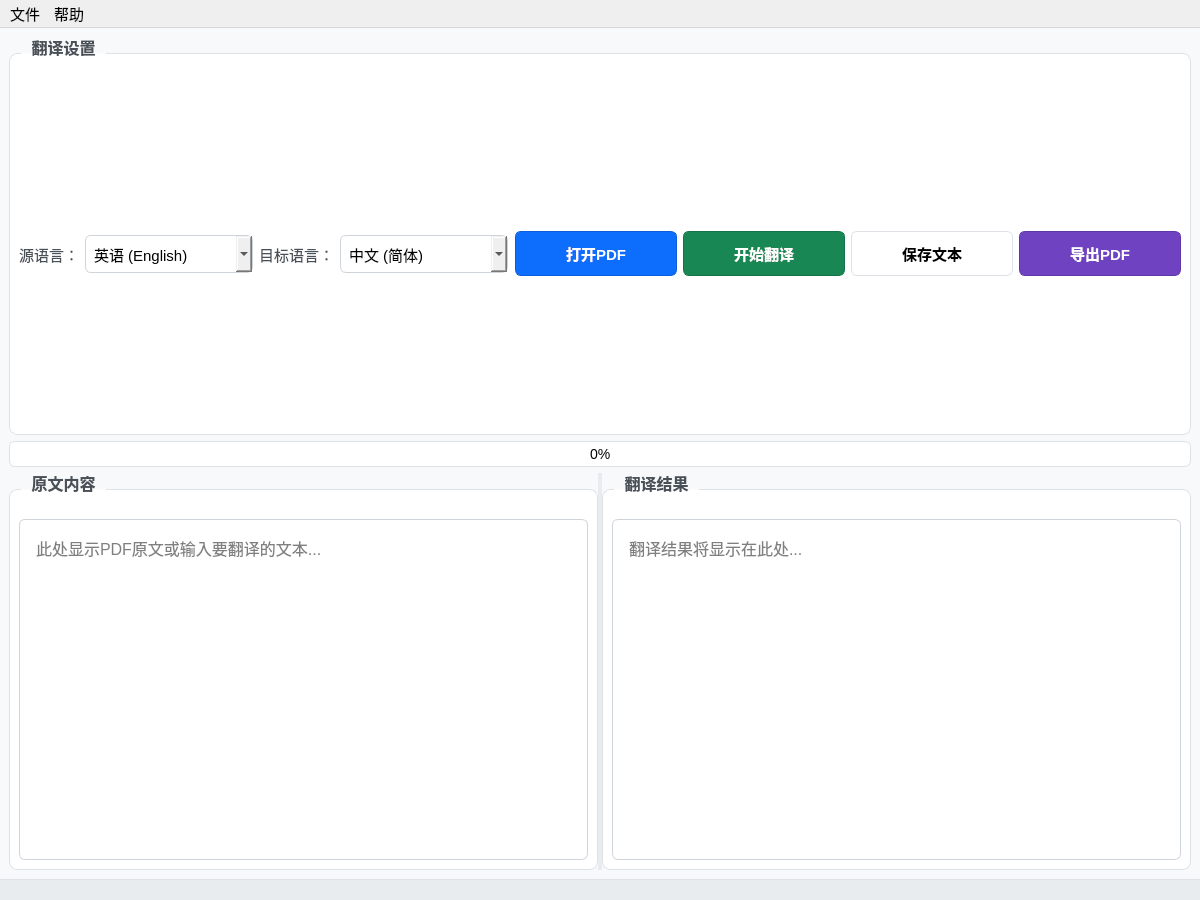
<?xml version="1.0" encoding="UTF-8"?>
<ui version="4.0">
  <class>MainWindow</class>
  <widget class="QMainWindow" name="MainWindow">
    <property name="geometry">
      <rect>
        <x>0</x>
        <y>0</y>
        <width>1200</width>
        <height>900</height>
      </rect>
    </property>
    <property name="minimumSize">
      <size>
        <width>1000</width>
        <height>750</height>
      </size>
    </property>
    <property name="windowTitle">
      <string>学术文献翻译工具</string>
    </property>
    <property name="styleSheet">
      <string notr="true">
        /* 基础样式 */
        * {
          font-family: 'Microsoft YaHei', 'Segoe UI', sans-serif;
          font-size: 15px;
        }
        
        /* 主窗口 */
        QMainWindow {
          background-color: #F8F9FA;
          color: #212529;
        }
        
        /* 按钮通用样式 */
        QPushButton {
          min-width: 120px;
          padding: 10px 20px;
          border-radius: 6px;
          font-size: 15px;
          font-weight: 500;
          border: 1px solid #DEE2E6;
          background: white;
        }
        
        /* 主操作按钮 */
        #open_pdf_btn {
          background-color: #0D6EFD;
          color: white;
          border-color: #0B5ED7;
        }
        #open_pdf_btn:hover {
          background-color: #0B5ED7;
        }
        
        /* 翻译按钮 */
        #translate_btn {
          background-color: #198754;
          color: white;
          border-color: #157347;
        }
        #translate_btn:hover {
          background-color: #157347;
        }
        
        /* 导出按钮 */
        #export_pdf_btn {
          background-color: #6F42C1;
          color: white;
          border-color: #5E38A8;
        }
        #export_pdf_btn:hover {
          background-color: #5E38A8;
        }
        
        /* 文本编辑区 */
        QTextEdit {
          background-color: white;
          border: 1px solid #CED4DA;
          border-radius: 6px;
          padding: 12px;
          font-size: 16px;
          selection-background-color: #0D6EFD;
          selection-color: white;
        }
        
        /* 组合框 */
        QComboBox {
          padding: 8px;
          min-width: 150px;
          font-size: 15px;
          border: 1px solid #CED4DA;
          border-radius: 6px;
        }
        
        /* 进度条 */
        QProgressBar {
          height: 24px;
          text-align: center;
          font-size: 14px;
          border-radius: 6px;
          border: 1px solid #DEE2E6;
        }
        QProgressBar::chunk {
          background-color: #198754;
          border-radius: 5px;
        }
        
        /* 分组框 */
        QGroupBox {
          border: 1px solid #DEE2E6;
          border-radius: 8px;
          margin-top: 16px;
          padding-top: 20px;
          background: white;
          font-size: 16px;
          font-weight: bold;
        }
        QGroupBox::title {
          color: #495057;
          subcontrol-origin: margin;
          left: 12px;
          padding: 0 8px;
        }
        
        /* 标签 */
        QLabel {
          font-size: 15px;
          color: #495057;
        }
        
        /* 分割线 */
        QSplitter::handle {
          background: #E9ECEF;
          width: 3px;
        }
        
        /* 状态栏 */
        QStatusBar {
          background: #E9ECEF;
          color: #6C757D;
          font-size: 14px;
          border-top: 1px solid #DEE2E6;
        }
      </string>
    </property>
    <widget class="QWidget" name="centralwidget">
      <layout class="QVBoxLayout" name="verticalLayout" spacing="15" margin="15">
        <item>
          <widget class="QGroupBox" name="controlGroup">
            <property name="title">
              <string>翻译设置</string>
            </property>
            <layout class="QHBoxLayout" name="horizontalLayout" spacing="15">
              <item>
                <widget class="QLabel" name="srcLangLabel">
                  <property name="text">
                    <string>源语言：</string>
                  </property>
                </widget>
              </item>
              <item>
                <widget class="QComboBox" name="src_lang_combo">
                  <item>
                    <property name="text">
                      <string>英语 (English)</string>
                    </property>
                  </item>
                  <item>
                    <property name="text">
                      <string>中文 (简体)</string>
                    </property>
                  </item>
                  <item>
                    <property name="text">
                      <string>日语 (日本語)</string>
                    </property>
                  </item>
                  <item>
                    <property name="text">
                      <string>法语 (Français)</string>
                    </property>
                  </item>
                </widget>
              </item>
              <item>
                <widget class="QLabel" name="targetLangLabel">
                  <property name="text">
                    <string>目标语言：</string>
                  </property>
                </widget>
              </item>
              <item>
                <widget class="QComboBox" name="target_lang_combo">
                  <item>
                    <property name="text">
                      <string>中文 (简体)</string>
                    </property>
                  </item>
                  <item>
                    <property name="text">
                      <string>英语 (English)</string>
                    </property>
                  </item>
                </widget>
              </item>
              <item>
                <spacer name="horizontalSpacer">
                  <property name="orientation">
                    <enum>Qt::Horizontal</enum>
                  </property>
                  <property name="sizeHint" stdset="0">
                    <size>
                      <width>40</width>
                      <height>20</height>
                    </size>
                  </property>
                </spacer>
              </item>
              <item>
                <widget class="QPushButton" name="open_pdf_btn">
                  <property name="text">
                    <string>打开PDF</string>
                  </property>
                  <property name="iconSize">
                    <size>
                      <width>20</width>
                      <height>20</height>
                    </size>
                  </property>
                </widget>
              </item>
              <item>
                <widget class="QPushButton" name="translate_btn">
                  <property name="text">
                    <string>开始翻译</string>
                  </property>
                </widget>
              </item>
              <item>
                <widget class="QPushButton" name="save_btn">
                  <property name="text">
                    <string>保存文本</string>
                  </property>
                </widget>
              </item>
              <item>
                <widget class="QPushButton" name="export_pdf_btn">
                  <property name="text">
                    <string>导出PDF</string>
                  </property>
                </widget>
              </item>
            </layout>
          </widget>
        </item>
        <item>
          <widget class="QProgressBar" name="progress_bar">
            <property name="value">
              <number>0</number>
            </property>
            <property name="format">
              <string>%p%</string>
            </property>
          </widget>
        </item>
        <item>
          <widget class="QSplitter" name="splitter">
            <property name="orientation">
              <enum>Qt::Horizontal</enum>
            </property>
            <property name="handleWidth">
              <number>4</number>
            </property>
            <widget class="QGroupBox" name="inputGroup">
              <property name="title">
                <string>原文内容</string>
              </property>
              <layout class="QVBoxLayout" name="verticalLayout_2">
                <item>
                  <widget class="QTextEdit" name="input_text">
                    <property name="placeholderText">
                      <string>此处显示PDF原文或输入要翻译的文本...</string>
                    </property>
                  </widget>
                </item>
              </layout>
            </widget>
            <widget class="QGroupBox" name="outputGroup">
              <property name="title">
                <string>翻译结果</string>
              </property>
              <layout class="QVBoxLayout" name="verticalLayout_3">
                <item>
                  <widget class="QTextEdit" name="output_text">
                    <property name="placeholderText">
                      <string>翻译结果将显示在此处...</string>
                    </property>
                    <property name="readOnly">
                      <bool>true</bool>
                    </property>
                  </widget>
                </item>
              </layout>
            </widget>
          </widget>
        </item>
      </layout>
    </widget>
    <widget class="QStatusBar" name="statusbar">
      <property name="sizeGripEnabled">
        <bool>false</bool>
      </property>
    </widget>
    <widget class="QMenuBar" name="menubar">
      <property name="geometry">
        <rect>
          <x>0</x>
          <y>0</y>
          <width>1200</width>
          <height>25</height>
        </rect>
      </property>
      <widget class="QMenu" name="menuFile">
        <property name="title">
          <string>文件</string>
        </property>
      </widget>
      <widget class="QMenu" name="menuHelp">
        <property name="title">
          <string>帮助</string>
        </property>
      </widget>
      <addaction name="menuFile"/>
      <addaction name="menuHelp"/>
    </widget>
  </widget>
  <resources/>
  <connections/>
</ui>
